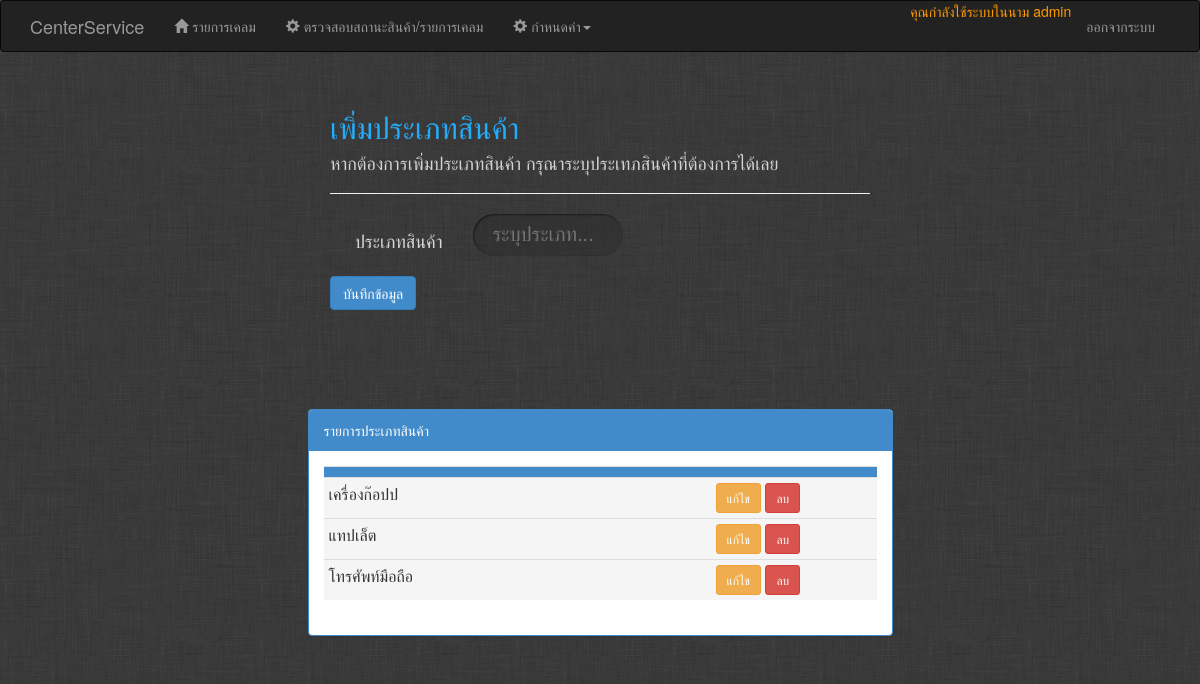
The page /Admin/admin_product_category.php (signed in) on the database its author committed.
### tables this page shows
CREATE TABLE IF NOT EXISTS `product_category` (
  `id` int(11) NOT NULL AUTO_INCREMENT COMMENT 'รหัส',
  `pd_category` varchar(100) NOT NULL COMMENT 'ประเภทสินค้า',
  PRIMARY KEY (`id`)
);

### Admin/admin_product_category.php (the view, shortened to what this page needs)
<body data-gr-c-s-loaded="true";>
<?php
include 'header.php';
include 'nav.php';
include '../dbconn.php';
$pd_category=null;
$sql = "SELECT * FROM product_category ORDER BY id DESC";
$result = $conn->query($sql);
?>
<div class="jumbotron" style="background-image: url(./pic/bg.png); margin-top: -30px ">
<div class="container">
    <div class="row">
        <div class="col-md-3"></div>
        <div class="col-md-6" >
          <h2 style="color:rgb(35, 172, 249)">เพิ่มประเภทสินค้า</h2>
          <h4 style="color: rgba(211,211,211,1)">หากต้องการเพิ่มประเภทสินค้า กรุณาระบุประเทภสินค้าที่ต้องการได้เลย</h4><hr />
<form method="post" action="<?php echo $_SERVER['PHP_SELF'];?>" class="form-horizontal">
    <div class="form-group">
                <label class="control-label col-md-3" for="p-pd_category" style="color:rgb(217, 217, 217)"><h4>ประเภทสินค้า</h4></label>
                <div class="col-md-9">
                <input id="p-pd_category" class="button" placeholder="ระบุประเภท..." type="text" name="p[pd_category]" value="<?php echo $pd_category;?>" required="required">
                </div>
    </div>
        <input type="submit" value="บันทึกข้อมูล" class="btn btn-primary">
</form>
</div>
</div>
</div>
</div>
<div class="row">
  <div class="col-md-3">
  </div>
<div class="col-md-6">
<div class="panel panel-primary">
  <div class="panel-heading">รายการประเภทสินค้า</div>
  <div class="panel-body">
        <table class="table table-condensed">
             <tr class="btn-primary">
               <th width="70%"></th>
               <th width="30%"></th>
           </tr>
           <?php while($rs=mysqli_fetch_array($result)){?>
          <tr class="active">
               <td><?php echo $rs['pd_category'];?></td>
               <td>
               <a href="<?php echo $_SERVER['PHP_SELF'];?>?eid=<?php echo $rs['id'];?>" class="btn btn-sm btn-warning">แก้ไข</a>
               <a href="<?php echo $_SERVER['PHP_SELF'];?>?did=<?php echo $rs['id'];?>" class="btn btn-sm btn-danger" onclick="return confirm('แน่ใจนะว่าต้องการลบ?');">ลบ</a>
               </td>
           </tr>
           <?php }?>
       </table>
    </div>
</div>
<div class="col-md-3">
</div>
</div>
<?php
include '../footer.php';
?>

### Admin/assets/css/cssbuton.css (style rules this page uses)
.button { display: inline-block; -webkit-box-sizing: border-box; -moz-box-sizing: border-box; box-sizing: border-box; width: 150px; height: 42px; cursor: pointer; top: 0; right: 0; bottom: 0; left: 0; padding: 0 20px; overflow: hidden; border: none; -webkit-border-radius: 21px; border-radius: 21px; font: normal 20px/normal "Antic", Helvetica, sans-serif; color: rgba(140,140,140,1); text-decoration: normal; -o-text-overflow: ellipsis; text-overflow: ellipsis; background: rgba(40,40,40,0.4); -webkit-box-shadow: 1px 1px 2px 0 rgba(0,0,0,0.5) inset; box-shadow: 1px 1px 2px 0 rgba(0,0,0,0.5) inset; -webkit-transition: all 502ms cubic-bezier(0.68, -0.75, 0.265, 1.75); -moz-transition: all 502ms cubic-bezier(0.68, -0.75, 0.265, 1.75); -o-transition: all 502ms cubic-bezier(0.68, -0.75, 0.265, 1.75); transition: all 502ms cubic-bezier(0.68, -0.75, 0.265, 1.75); }

### rows shown on the page
product_category: pd_category "เครื่องก๊อปป"
product_category: pd_category "แทปเล็ต"
product_category: pd_category "โทรศัพท์มือถือ"

### other values the page prints
$_SESSION['user']['username'] "admin"
